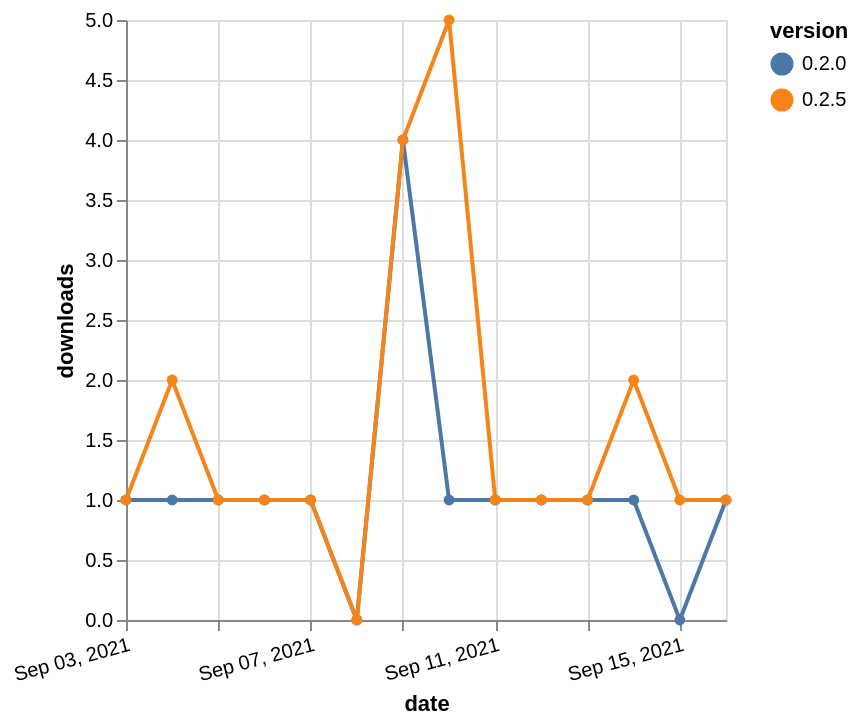

Express this chart as Vega-Lite.
### Vega-Lite specification from a JSON file in a GitHub repository (floating-point values rounded to 4 significant figures)
{"$schema": "https://vega.github.io/schema/vega-lite/v5.json", "description": "A simple bar chart with embedded data.", "data": {"values": [{"date": "2021-09-03", "total": 229, "delta": 1, "version": "0.2.0"}, {"date": "2021-09-04", "total": 230, "delta": 1, "version": "0.2.0"}, {"date": "2021-09-05", "total": 231, "delta": 1, "version": "0.2.0"}, {"date": "2021-09-06", "total": 232, "delta": 1, "version": "0.2.0"}, {"date": "2021-09-07", "total": 233, "delta": 1, "version": "0.2.0"}, {"date": "2021-09-08", "total": 233, "delta": 0, "version": "0.2.0"}, {"date": "2021-09-09", "total": 237, "delta": 4, "version": "0.2.0"}, {"date": "2021-09-10", "total": 238, "delta": 1, "version": "0.2.0"}, {"date": "2021-09-11", "total": 239, "delta": 1, "version": "0.2.0"}, {"date": "2021-09-12", "total": 240, "delta": 1, "version": "0.2.0"}, {"date": "2021-09-13", "total": 241, "delta": 1, "version": "0.2.0"}, {"date": "2021-09-14", "total": 242, "delta": 1, "version": "0.2.0"}, {"date": "2021-09-15", "total": 242, "delta": 0, "version": "0.2.0"}, {"date": "2021-09-16", "total": 243, "delta": 1, "version": "0.2.0"}, {"date": "2021-09-03", "total": 169, "delta": 1, "version": "0.2.5"}, {"date": "2021-09-04", "total": 171, "delta": 2, "version": "0.2.5"}, {"date": "2021-09-05", "total": 172, "delta": 1, "version": "0.2.5"}, {"date": "2021-09-06", "total": 173, "delta": 1, "version": "0.2.5"}, {"date": "2021-09-07", "total": 174, "delta": 1, "version": "0.2.5"}, {"date": "2021-09-08", "total": 174, "delta": 0, "version": "0.2.5"}, {"date": "2021-09-09", "total": 178, "delta": 4, "version": "0.2.5"}, {"date": "2021-09-10", "total": 183, "delta": 5, "version": "0.2.5"}, {"date": "2021-09-11", "total": 184, "delta": 1, "version": "0.2.5"}, {"date": "2021-09-12", "total": 185, "delta": 1, "version": "0.2.5"}, {"date": "2021-09-13", "total": 186, "delta": 1, "version": "0.2.5"}, {"date": "2021-09-14", "total": 188, "delta": 2, "version": "0.2.5"}, {"date": "2021-09-15", "total": 189, "delta": 1, "version": "0.2.5"}, {"date": "2021-09-16", "total": 190, "delta": 1, "version": "0.2.5"}]}, "width": "container", "mark": {"type": "line", "point": {"filled": true}}, "encoding": {"x": {"field": "date", "type": "temporal", "timeUnit": "yearmonthdate", "title": "date", "axis": {"labelAngle": -15}}, "y": {"field": "delta", "type": "quantitative", "title": "downloads"}, "color": {"field": "version", "type": "nominal"}, "tooltip": {"field": "delta"}}}
